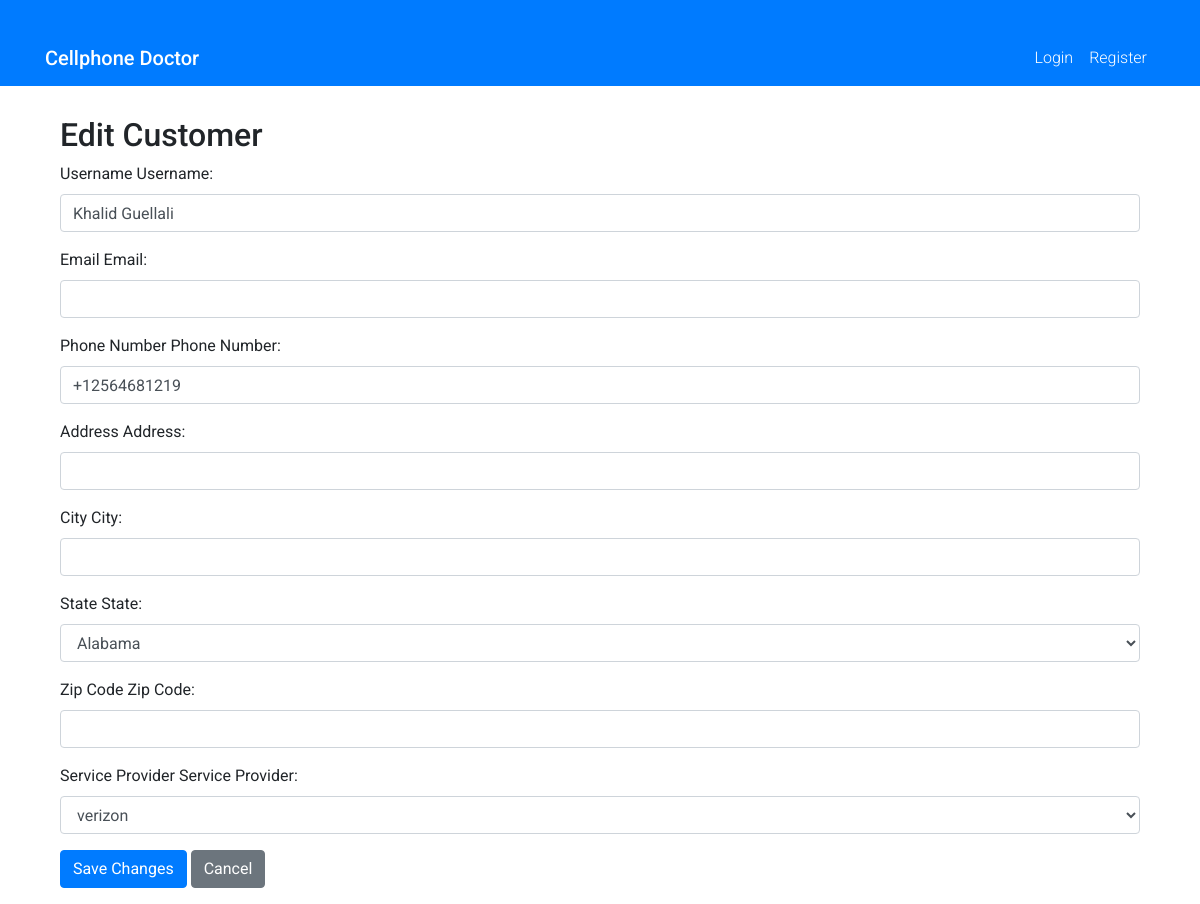
/store/edit_customer/1/, run on the app's committed database.
### store/models.py (models this page shows, shortened)
class Customer(models.Model):
    username = models.CharField(max_length=50, blank=True, null=True, verbose_name='Username')
    email = models.EmailField(max_length=50, blank=True, null=True, unique=True, verbose_name='Email')
    phone = models.CharField(max_length=14, unique=True, verbose_name='Phone Number')
    address = models.CharField(max_length=100, blank=True, null=True, verbose_name='Address')
    city = models.CharField(max_length=50, blank=True, null=True, verbose_name='City')
    state = models.CharField(max_length=2, blank=True, null=True, choices=STATE_CHOICES, verbose_name='State')
    zipcode = models.CharField(max_length=10, blank=True, null=True, verbose_name='Zip Code')
    service_provider = models.CharField(max_length=50, choices=SERVICE_PROVIDER_CHOICES, default='Unknown', verbose_name='Service Provider')
    accept_devices_trade_in = models.BooleanField(default=True, verbose_name='Accept Trade-ins')
    accept_devices_buy = models.BooleanField(default=True, verbose_name='Buy Devices')
    accept_devices_sell = models.BooleanField(default=True, verbose_name='Sell Devices')
    accept_device_repair = models.BooleanField(default=True, verbose_name='Repair Devices')
    accept_sell = models.BooleanField(default=True, verbose_name='Accept Sales')
    blacklisted = models.BooleanField(default=False, verbose_name='Blacklisted')
    blacklisted_reason = models.CharField(max_length=100, default="", blank=True, null=True, verbose_name='Blacklisted Reason')
    photo = models.ImageField(upload_to='customer_photos', blank=True, null=True, verbose_name='Customer Photo')
    notes = models.TextField(max_length=500, blank=True, null=True, verbose_name='Notes')
    bio = models.TextField(max_length=500, blank=True, null=True, verbose_name='Biography')
    created_at = models.DateTimeField(auto_now_add=True, verbose_name='Created At')
    updated_at = models.DateTimeField(auto_now=True, verbose_name='Updated At')
    created_by = models.ForeignKey(User, null=True, blank=True, on_delete=models.CASCADE, related_name='customer_created_by', verbose_name='Created By')
    updated_by = models.ForeignKey(User, null=True, blank=True, on_delete=models.CASCADE, related_name='customer_updated_by', verbose_name='Updated By')
    class Meta:
        ordering = ('id',)
        verbose_name = 'Customer'
        verbose_name_plural = 'Customers'

### store/views.py (the view)
# urls.py: path('edit_customer/<int:customer_id>/', views.edit_customer, name='edit_customer'),
def edit_customer(request, customer_id):
    customer = get_object_or_404(Customer, pk=customer_id)
    if request.method == 'POST':
        form = CustomerForm(request.POST, instance=customer)
        if form.is_valid():
            form.save()
            messages.success(request, 'Customer updated successfully')
            return redirect('customer_detail', customer_id=customer.id)
    else:
        form = CustomerForm(instance=customer)
    return render(request, 'store/edit_customer.html', {'form': form, 'customer': customer})

### store/forms.py (shortened to what this page needs)
class CustomerForm(forms.ModelForm):
    class Meta:
        model = Customer
        fields = ['username', 'email', 'phone', 'address', 'city', 'state', 'zipcode', 'service_provider']

### store/templates/store/edit_customer.html (shortened to what this page needs)
{% extends 'base.html' %}
{% load widget_tweaks %}
{% block content %}
    <div class="container">
        <h2>Edit Customer</h2>
        <form method="post" class="edit-customer-form">
            {% for field in form %}
            <div class="form-group">
                <label for="{{ field.auto_id }}">{{ field.label }}</label>
                {{ field.label_tag }} {{ field|add_class:'form-control' }}
            </div>
            {% endfor %}
            <div class="form-group">
                <button type="submit" class="btn btn-primary">Save Changes</button>
                <a href="{% url 'customer_detail' customer_id=customer.id %}" class="btn btn-secondary">Cancel</a>
            </div>
        </form>
    </div>
{% endblock %}

### static/css/styles.css (style rules this page uses)
body { font-family: 'Roboto', sans-serif; }
.container { margin-top: 30px; }

### data on the page
Customer: form "Khalid Guellali" "+12564681219" "Alabama" "verizon"

### other printed values
{{ field.label }} "Username" "Email" "Phone Number" "Address" "City" "State" "Zip Code" "Service Provider"
{{ field.label_tag }} "Username:" "Email:" "Phone Number:" "Address:" "City:" "State:" "Zip Code:" "Service Provider:"
